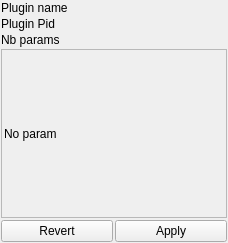
<?xml version="1.0" encoding="UTF-8"?>
<ui version="4.0">
 <class>PluginSettingsWidget</class>
 <widget class="QWidget" name="PluginSettingsWidget">
  <property name="geometry">
   <rect>
    <x>0</x>
    <y>0</y>
    <width>228</width>
    <height>243</height>
   </rect>
  </property>
  <property name="windowTitle">
   <string>Form</string>
  </property>
  <layout class="QVBoxLayout" name="verticalLayout">
   <property name="spacing">
    <number>2</number>
   </property>
   <property name="margin">
    <number>1</number>
   </property>
   <item>
    <widget class="QLabel" name="pluginNameLabel">
     <property name="text">
      <string>Plugin name</string>
     </property>
    </widget>
   </item>
   <item>
    <widget class="QLabel" name="pluginPIDLabel">
     <property name="text">
      <string>Plugin Pid</string>
     </property>
    </widget>
   </item>
   <item>
    <widget class="QLabel" name="nbParamsLabel">
     <property name="toolTip">
      <string>Number of parameters</string>
     </property>
     <property name="text">
      <string>Nb params</string>
     </property>
    </widget>
   </item>
   <item>
    <widget class="QScrollArea" name="scrollArea">
     <property name="widgetResizable">
      <bool>true</bool>
     </property>
     <widget class="QWidget" name="scrollAreaWidgetContents">
      <property name="geometry">
       <rect>
        <x>0</x>
        <y>0</y>
        <width>224</width>
        <height>150</height>
       </rect>
      </property>
      <layout class="QVBoxLayout" name="verticalLayout_2">
       <property name="leftMargin">
        <number>0</number>
       </property>
       <property name="topMargin">
        <number>1</number>
       </property>
       <property name="rightMargin">
        <number>0</number>
       </property>
       <property name="bottomMargin">
        <number>1</number>
       </property>
       <item>
        <widget class="QWidget" name="paramsWidget" native="true">
         <layout class="QGridLayout" name="gridLayout">
          <property name="leftMargin">
           <number>2</number>
          </property>
          <property name="topMargin">
           <number>1</number>
          </property>
          <property name="rightMargin">
           <number>2</number>
          </property>
          <property name="bottomMargin">
           <number>1</number>
          </property>
          <property name="horizontalSpacing">
           <number>1</number>
          </property>
          <item row="0" column="0">
           <widget class="QLabel" name="label">
            <property name="text">
             <string>No param</string>
            </property>
           </widget>
          </item>
         </layout>
        </widget>
       </item>
      </layout>
     </widget>
    </widget>
   </item>
   <item>
    <layout class="QHBoxLayout" name="horizontalLayout">
     <item>
      <widget class="QPushButton" name="revertButton">
       <property name="toolTip">
        <string>Revert params from plugin</string>
       </property>
       <property name="text">
        <string>Revert</string>
       </property>
       <property name="icon">
        <iconset resource="../../main/piaf.qrc">
         <normaloff>:/images/22x22/edit-undo.png</normaloff>:/images/22x22/edit-undo.png</iconset>
       </property>
      </widget>
     </item>
     <item>
      <widget class="QPushButton" name="applyButton">
       <property name="text">
        <string>Apply</string>
       </property>
       <property name="icon">
        <iconset resource="../ema.qrc">
         <normaloff>:/icons/icons/22x22/dialog-ok-apply.png</normaloff>:/icons/icons/22x22/dialog-ok-apply.png</iconset>
       </property>
      </widget>
     </item>
    </layout>
   </item>
  </layout>
 </widget>
 <resources>
  <include location="../ema.qrc"/>
  <include location="../../main/piaf.qrc"/>
 </resources>
 <connections/>
</ui>
